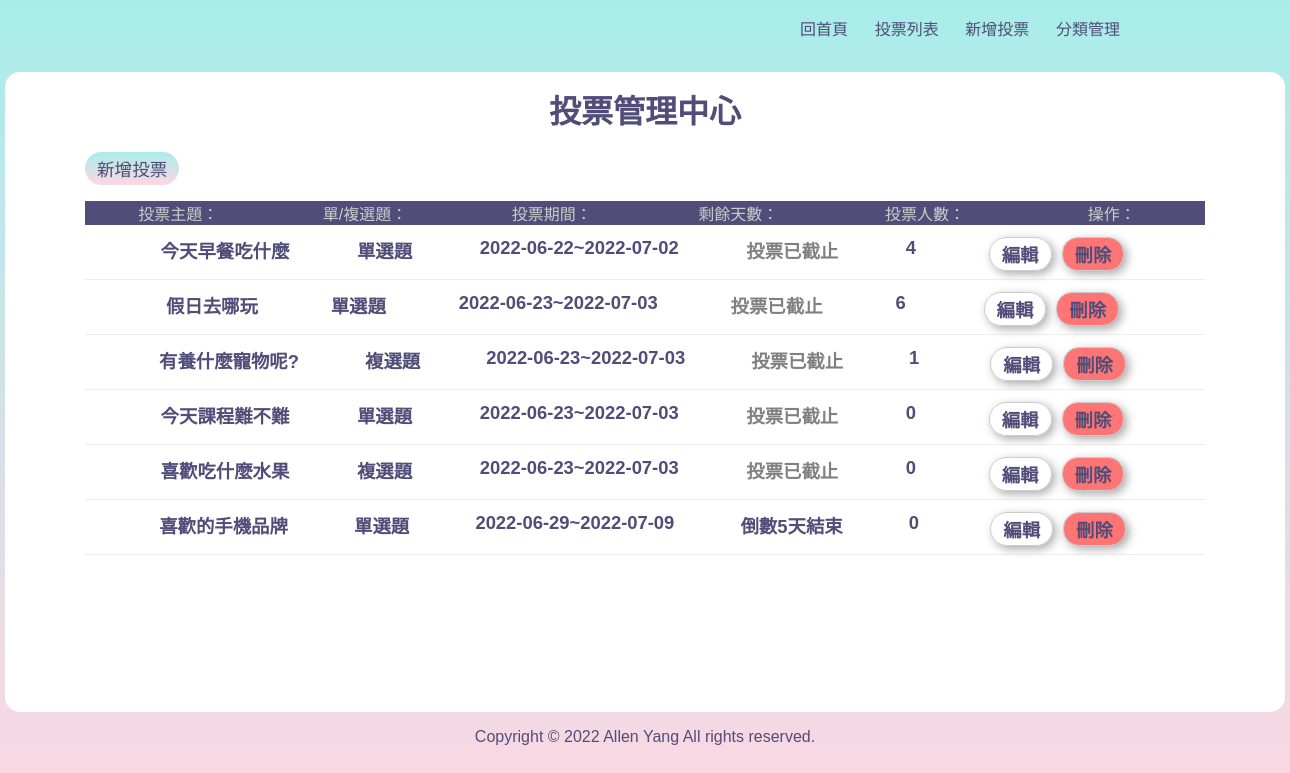
The page /back.php on the database its author committed.
### tables this page shows
CREATE TABLE `subjects` (
  `id` int(11) UNSIGNED NOT NULL COMMENT '序號',
  `subject` varchar(128) NOT NULL COMMENT '主題描述',
  `type_id` int(11) NOT NULL COMMENT '主題類別',
  `multiple` tinyint(1) NOT NULL DEFAULT 0 COMMENT '單/複選',
  `mulit_limit` tinyint(4) NOT NULL DEFAULT 1 COMMENT '單/複選項目數',
  `start` date NOT NULL COMMENT '開始時間',
  `end` date NOT NULL COMMENT '結束時間',
  `total` int(11) UNSIGNED NOT NULL DEFAULT 0 COMMENT '投票人數統計'
);

### api/base.php (called while the page is built, shortened)
<?php
function pdo()
{
    $dsn = "mysql:host=localhost;charset=utf8;dbname=holie_vote";
    return new PDO($dsn, 'root', 'root');
}
function all($table, ...$arg)
{
    $pdo = pdo();
    $sql = "SELECT * FROM $table ";
    return $pdo->query($sql)->fetchAll(PDO::FETCH_ASSOC);
}

### back.php (the view, shortened to what this page needs)
<?php include_once "./api/base.php";   ?>
<!DOCTYPE html>
<html lang="en">
<head>
  <link rel="stylesheet" href="./css/back.css">
</head>
<body>
  <nav>
    <?php include "./layout/header.php"; ?>
    <?php include "./layout/back_nav.php"; ?>
  </nav>
  <div class="container">
    <h1>投票管理中心</h1>
    <?php
      if(isset($file) && file_exists($file)){
        include $file;
      }else{
    ?>
      <button class=btn onclick="location.href='?do=add_vote'">新增投票</button>
      <div>
        <ul>
          <li class="list-header">
            <div>投票主題：</div>
            <div>單/複選題：</div>
            <div>投票期間：</div>
            <div>剩餘天數：</div>
            <div>投票人數：</div>
            <div>操作：</div>
          </li>
          <?php
          $subjects=all('subjects');
          foreach($subjects as $subject){
            echo "<li class='list-items'>";
            echo "<div>{$subject['subject']}</div>";
            if($subject['multiple']==0){
              echo "<div class='text-center'>單選題</div>";
            }else{
              echo "<div class='text-center'>複選題</div>";
            }
            echo "<div class='text-center'>";
            echo $subject['start']. "~" .$subject['end'];
            echo "</div>";
            echo "<div class='text-center'>";
              $today=strtotime("now");
              $end=strtotime($subject['end']);
              if(($end-$today)>0){
                $remain=floor(($end-$today)/(60*60*24));
                echo "倒數".$remain."天結束";
              }else{
                echo "<span style='color:grey;'>投票已截止</span>";
              }
            echo "</div>";
            echo "<div class='text-center'>{$subject['total']}</div>";
            echo "<div class='text-center'>";
            echo "<a class='edit' href='?do=edit&id={$subject['id']}'>編輯</a>";
            echo "<a class='del' href='?do=del&id={$subject['id']}'>刪除</a>";
            echo "</div>";
            echo "</li>";
          }
          ?>
        </ul>
      </div>
    <?php
      }
    ?>
  </div>
  <?php include "./layout/footer.php"; ?>
</body>
</html>

### css/back.css (style rules this page uses)
* { margin: 0; padding: 0; box-sizing: border-box; font-family: Arial, Helvetica, sans-serif; color: #504d78; text-decoration:none }
body { height: 100vh; background-image: linear-gradient(to top, #fed6e3 0%, #a8edea 100%); }
nav { height: 1rem; display: flex; justify-content: space-between; width: 20rem; margin-left: 50rem; margin-top: 1rem; }
.container { width: 160vh; height: 80vh; background: white; margin: 0 auto; margin-top: 5vh; border-radius: 15px; overflow: auto; }
h1 { text-align: center; line-height: 5rem; }
.btn { margin-left: 5rem ; display: inline-block; border: 1px solid #ccc; border-radius: 20px; background-image: linear-gradient(to top, #fed6e3 0%, #a8edea 100%,#fed6e3 0%,#a8edea 100%,#fed6e3 0% ); padding: 0.25rem 0.75rem; font-size: 1.1rem; box-sizing: 0 0 10px #ccc; border: none; outline: none; }
ul { margin: 1rem 5rem; }
.list-items { display: flex; justify-content: space-evenly; padding: 0.5rem; margin: 0.25rem 0; border-bottom: 1px solid #eee; font-weight: bold; font-size: 1.15rem; }
.edit { display: inline-block; padding: 3px 12px; border: 1px solid #ccc; border-radius: 20px; box-shadow: 3px 3px 10px #aaa; margin: 0 5px; }
.del { display: inline-block; padding: 3px 12px; border: 1px solid #ccc; border-radius: 1rem; background: rgb(255, 117, 117); box-shadow: 3px 3px 10px #aaa; margin: 0 5px; }
.list-header { display: flex; justify-content: space-evenly; text-align: center; }
.list-header div { width: calc(100% / 5); background: #504d78; color: #ccc; }

### rows shown on the page
subjects: subject "今天早餐吃什麼", multiple "單選題", start "2022-06-22", end "2022-07-02", shows "投票已截止", total "4"
subjects: subject "假日去哪玩", multiple "單選題", start "2022-06-23", end "2022-07-03", shows "投票已截止", total "6"
subjects: subject "有養什麼寵物呢?", multiple "複選題", start "2022-06-23", end "2022-07-03", shows "投票已截止", total "1"
subjects: subject "今天課程難不難", multiple "單選題", start "2022-06-23", end "2022-07-03", shows "投票已截止", total "0"
subjects: subject "喜歡吃什麼水果", multiple "複選題", start "2022-06-23", end "2022-07-03", shows "投票已截止", total "0"
subjects: subject "喜歡的手機品牌", multiple "單選題", start "2022-06-29", end "2022-07-09", total "0"
